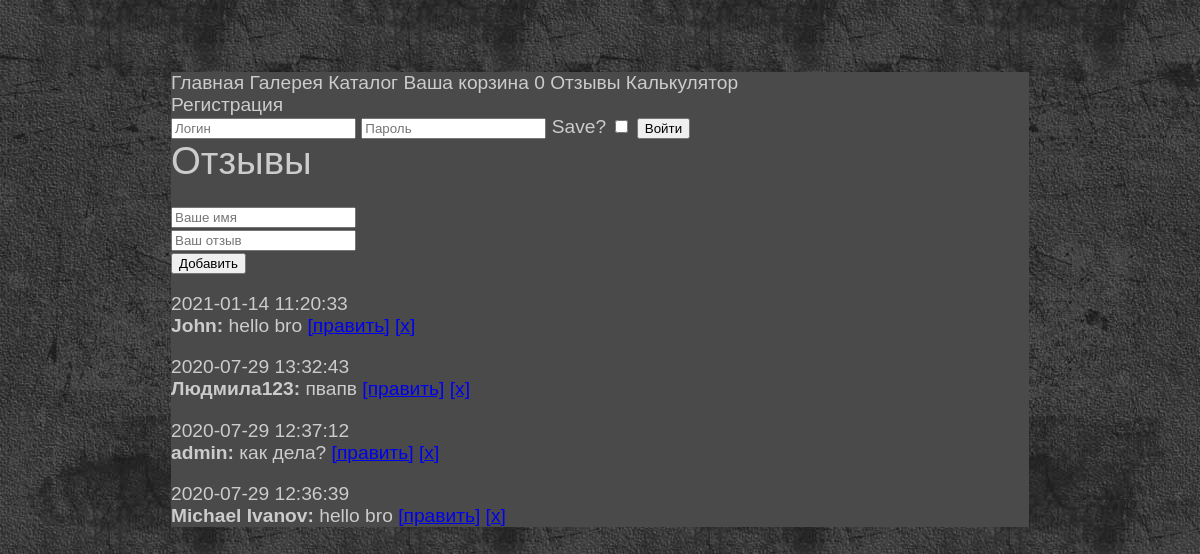
The page /feedback/ on the database its author committed.
### tables this page shows
CREATE TABLE `feedback` (
  `id` int(11) NOT NULL,
  `author` varchar(128) NOT NULL,
  `message` varchar(3000) NOT NULL,
  `time` datetime NOT NULL DEFAULT CURRENT_TIMESTAMP
);

### engine/db.php (called while the page is built, shortened)
<?php
function getDb ()
{
    static $link = null;
    if (is_null($link)){
    $link = @mysqli_connect(HOST, USER, PASS, DB) or die ("Не могу соединиться с БД!" . mysqli_connect_error());
    }
    return $link;
}
function getAssocResult ($sql)
{
    $link = getDb();
    $result = @mysqli_query($link, $sql) or die (mysqli_error($link));
    $array_result = [];
    while ($row = mysqli_fetch_assoc ($result))
        $array_result[] = $row;
    return  $array_result;
}

### engine/feedback.php (called while the page is built, shortened)
<?php
function doFeedbackAction($page, $action, $id)
{
    $params['textButton'] = "Добавить";
    $params['action'] = "add";
    switch($page){
        case 'feedback':
            $params['feedback'] = getAllFeedback();
            $params['messageStatus'] = getMessageStatus();
            return $params;
            break;
        }
}
function getAllFeedback()
{
    $sql = "SELECT * FROM `feedback` ORDER BY id DESC";
    return getAssocResult($sql);
}

### engine/controller.php (called while the page is built, shortened)
<?php
function prepareVariables ($page, $action, $id)
{
    $params = [];
    $allow = false;
    $allowAdmin = false;
    $params['allow'] = $allow;
    $params['allowAdmin'] = $allowAdmin;
    switch ($page) {
        case 'feedback':
            $params = doFeedbackAction($page, $action, $id);
            break;
    }
    return $params;
}

### templates/feedback.php (the view, shortened to what this page needs)
<div id = "main">
    <div class = "post_title"><h2>Отзывы</h2></div>
    <form action = "/feedback/<?=$action?>" method = "post">
        <input hidden type = "text" name = "id" value = "<?=$id?>"><br>
        <input type = "text" name = "author" placeholder = "Ваше имя" value = "<?=$author?>"><br>
        <input type = "text" name = "message" placeholder = "Ваш отзыв"  value = "<?=$message?>"><br>
        <input type = "submit" name = "ok" value = "<?=$textButton?>">
    </form>
    <?foreach ($feedback as $item): ?>
    <p>
        <?=$item['time']?><br><b><?=$item['author']?>: </b><?=$item['message']?>
        <a href = "/feedback/edit/<?=$item['id']?>">[править]</a>
        <a href = "/feedback/delete/<?=$item['id']?>">[x]</a><br>
    </p>
    <?endforeach;?>
</div>

### public/css/style.css (style rules this page uses)
body { background: #444 url('/img/body.jpg'); color: #444; font: normal 1.2em Verdana,Arial,sans-serif; height: 100%; padding-bottom: 1px; padding-top: 64px; }
#main { width:858px; margin:0 auto; background: #4A4A4A; color: #CCC; }
.post_title h2 { font: normal 2em Arial,sans-serif; margin: 0; padding: 0; }

### rows shown on the page
feedback: time "2021-01-14 11:20:33", author "John", message "hello bro"
feedback: time "2020-07-29 13:32:43", author "Людмила123", message "пвапв"
feedback: time "2020-07-29 12:37:12", author "admin", message "как дела?"
feedback: time "2020-07-29 12:36:39", author "Michael Ivanov", message "hello bro"

### other values the page prints
$count "0"
